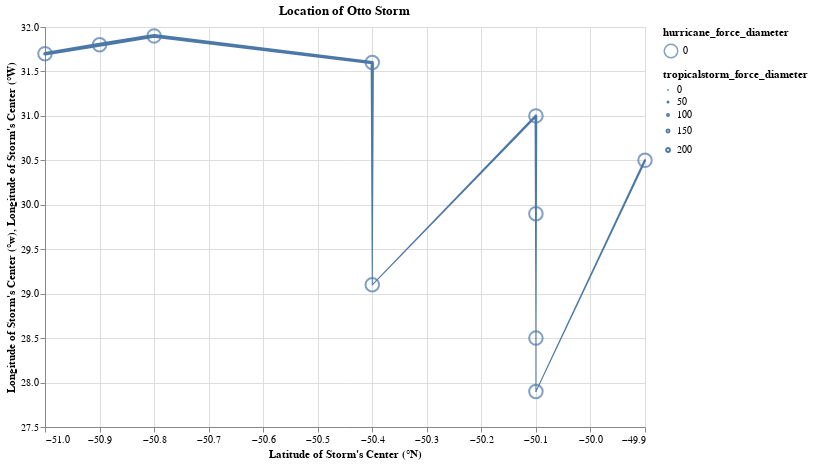

The notebook cell this image was saved under:
### Markdown cell above
## E.

### Code cell
select_year = alt.selection_single(
    name='select', fields=['year'], init={'year': 2004},
    bind=alt.binding_range(min=2004, max=2016, step=6)
)
alt.layer(
    alt.Chart(otto_storm).mark_point(filled=False).encode(
        alt.X('long:Q', axis=alt.Axis(title= "Latitude of Storm's Center (°N)"), scale=alt.Scale(zero=False)),
        alt.Y('lat:Q', axis=alt.Axis(title="Longitude of Storm's Center (°w)"), scale=alt.Scale(zero=False)),
        alt.Size('hurricane_force_diameter:O')),
alt.Chart(otto_storm).mark_trail(point=True).encode(
    alt.X('long:Q', sort=None, axis=alt.Axis(title= "Latitude of Storm's Center (°N)"), scale=alt.Scale(zero=False)),
    alt.Y('lat:Q', sort=None, axis=alt.Axis(title="Longitude of Storm's Center (°W)"), scale=alt.Scale(zero=False)),
    #alt.Order('day', sort='ascending'),
    alt.Size('tropicalstorm_force_diameter:Q')
)).properties(title='Location of Otto Storm', width=600, height=400).add_selection(select_year).transform_filter(select_year)

### Figure 1 — Vega-Lite specification as saved in the notebook (floating-point values rounded to 4 significant figures)
{"config": {"view": {"continuousWidth": 400, "continuousHeight": 300}}, "layer": [{"mark": {"type": "point", "filled": false}, "encoding": {"size": {"field": "hurricane_force_diameter", "type": "ordinal"}, "x": {"axis": {"title": "Latitude of Storm's Center (°N)"}, "field": "long", "scale": {"zero": false}, "type": "quantitative"}, "y": {"axis": {"title": "Longitude of Storm's Center (°w)"}, "field": "lat", "scale": {"zero": false}, "type": "quantitative"}}, "selection": {"select": {"type": "single", "fields": ["year"], "init": {"year": 2004}, "bind": {"input": "range", "max": 2016, "min": 2004, "step": 6}}}}, {"mark": {"type": "trail", "point": true}, "encoding": {"size": {"field": "tropicalstorm_force_diameter", "type": "quantitative"}, "x": {"axis": {"title": "Latitude of Storm's Center (°N)"}, "field": "long", "scale": {"zero": false}, "sort": null, "type": "quantitative"}, "y": {"axis": {"title": "Longitude of Storm's Center (°W)"}, "field": "lat", "scale": {"zero": false}, "sort": null, "type": "quantitative"}}}], "data": {"name": "data-b49c3e35ede9d9c0d3998d8fc87ad5eb"}, "height": 400, "title": "Location of Otto Storm", "transform": [{"filter": {"selection": "select"}}], "width": 600, "$schema": "https://vega.github.io/schema/vega-lite/v4.17.0.json", "datasets": {"data-b49c3e35ede9d9c0d3998d8fc87ad5eb": [{"Unnamed: 0": 6853, "name": "Otto", "year": 2004, "month": 11, "day": 30, "hour": 18, "lat": 31.7, "long": -51.0, "status": "tropical storm", "category": 0, "wind": 40, "pressure": 997, "tropicalstorm_force_diameter": 175.0, "hurricane_force_diameter": 0.0}, {"Unnamed: 0": 6854, "name": "Otto", "year": 2004, "month": 12, "day": 1, "hour": 0, "lat": 31.8, "long": -50.9, "status": "tropical storm", "category": 0, "wind": 40, "pressure": 997, "tropicalstorm_force_diameter": 210.0, "hurricane_force_diameter": 0.0}, {"Unnamed: 0": 6855, "name": "Otto", "year": 2004, "month": 12, "day": 1, "hour": 6, "lat": 31.9, "long": -50.8, "status": "tropical storm", "category": 0, "wind": 40, "pressure": 997, "tropicalstorm_force_diameter": 210.0, "hurricane_force_diameter": 0.0}, {"Unnamed: 0": 6856, "name": "Otto", "year": 2004, "month": 12, "day": 1, "hour": 12, "lat": 31.6, "long": -50.4, "status": "tropical storm", "category": 0, "wind": 40, "pressure": 997, "tropicalstorm_force_diameter": 160.0, "hurricane_force_diameter": 0.0}, {"Unnamed: 0": 6857, "name": "Otto", "year": 2004, "month": 12, "day": 1, "hour": 18, "lat": 31.0, "long": -50.1, "status": "tropical storm", "category": 0, "wind": 35, "pressure": 997, "tropicalstorm_force_diameter": 120.0, "hurricane_force_diameter": 0.0}, {"Unnamed: 0": 6858, "name": "Otto", "year": 2004, "month": 12, "day": 2, "hour": 0, "lat": 30.5, "long": -49.9, "status": "tropical storm", "category": 0, "wind": 35, "pressure": 997, "tropicalstorm_force_diameter": 90.0, "hurricane_force_diameter": 0.0}, {"Unnamed: 0": 6859, "name": "Otto", "year": 2004, "month": 12, "day": 2, "hour": 6, "lat": 29.9, "long": -50.1, "status": "tropical storm", "category": 0, "wind": 35, "pressure": 996, "tropicalstorm_force_diameter": 65.0, "hurricane_force_diameter": 0.0}, {"Unnamed: 0": 6860, "name": "Otto", "year": 2004, "month": 12, "day": 2, "hour": 12, "lat": 29.1, "long": -50.4, "status": "tropical depression", "category": -1, "wind": 30, "pressure": 995, "tropicalstorm_force_diameter": 0.0, "hurricane_force_diameter": 0.0}, {"Unnamed: 0": 6861, "name": "Otto", "year": 2004, "month": 12, "day": 2, "hour": 18, "lat": 28.5, "long": -50.1, "status": "tropical depression", "category": -1, "wind": 30, "pressure": 996, "tropicalstorm_force_diameter": 0.0, "hurricane_force_diameter": 0.0}, {"Unnamed: 0": 6862, "name": "Otto", "year": 2004, "month": 12, "day": 3, "hour": 0, "lat": 27.9, "long": -50.1, "status": "tropical depression", "category": -1, "wind": 30, "pressure": 997, "tropicalstorm_force_diameter": 0.0, "hurricane_force_diameter": 0.0}, {"Unnamed: 0": 8550, "name": "Otto", "year": 2010, "month": 10, "day": 7, "hour": 12, "lat": 23.6, "long": -68.3, "status": "tropical storm", "category": 0, "wind": 45, "pressure": 994, "tropicalstorm_force_diameter": 180.0, "hurricane_force_diameter": 0.0}, {"Unnamed: 0": 8551, "name": "Otto", "year": 2010, "month": 10, "day": 7, "hour": 18, "lat": 23.8, "long": -67.8, "status": "tropical storm", "category": 0, "wind": 50, "pressure": 992, "tropicalstorm_force_diameter": 180.0, "hurricane_force_diameter": 0.0}, {"Unnamed: 0": 8552, "name": "Otto", "year": 2010, "month": 10, "day": 8, "hour": 0, "lat": 24.0, "long": -67.0, "status": "tropical storm", "category": 0, "wind": 55, "pressure": 989, "tropicalstorm_force_diameter": 210.0, "hurricane_force_diameter": 0.0}, {"Unnamed: 0": 8553, "name": "Otto", "year": 2010, "month": 10, "day": 8, "hour": 6, "lat": 24.4, "long": -66.1, "status": "tropical storm", "category": 0, "wind": 60, "pressure": 986, "tropicalstorm_force_diameter": 210.0, "hurricane_force_diameter": 0.0}, {"Unnamed: 0": 8554, "name": "Otto", "year": 2010, "month": 10, "day": 8, "hour": 12, "lat": 25.2, "long": -64.8, "status": "hurricane", "category": 1, "wind": 65, "pressure": 983, "tropicalstorm_force_diameter": 230.0, "hurricane_force_diameter": 35.0}, {"Unnamed: 0": 8555, "name": "Otto", "year": 2010, "month": 10, "day": 8, "hour": 18, "lat": 26.2, "long": -63.3, "status": "hurricane", "category": 1, "wind": 70, "pressure": 980, "tropicalstorm_force_diameter": 230.0, "hurricane_force_diameter": 35.0}, {"Unnamed: 0": 8556, "name": "Otto", "year": 2010, "month": 10, "day": 9, "hour": 0, "lat": 27.2, "long": -61.7, "status": "hurricane", "category": 1, "wind": 75, "pressure": 976, "tropicalstorm_force_diameter": 260.0, "hurricane_force_diameter": 35.0}, {"Unnamed: 0": 8557, "name": "Otto", "year": 2010, "month": 10, "day": 9, "hour": 6, "lat": 28.5, "long": -59.7, "status": "hurricane", "category": 1, "wind": 75, "pressure": 978, "tropicalstorm_force_diameter": 260.0, "hurricane_force_diameter": 40.0}, {"Unnamed: 0": 8558, "name": "Otto", "year": 2010, "month": 10, "day": 9, "hour": 12, "lat": 30.0, "long": -57.3, "status": "hurricane", "category": 1, "wind": 70, "pressure": 981, "tropicalstorm_force_diameter": 260.0, "hurricane_force_diameter": 40.0}, {"Unnamed: 0": 8559, "name": "Otto", "year": 2010, "month": 10, "day": 9, "hour": 18, "lat": 31.4, "long": -54.3, "status": "hurricane", "category": 1, "wind": 65, "pressure": 985, "tropicalstorm_force_diameter": 260.0, "hurricane_force_diameter": 40.0}, {"Unnamed: 0": 8560, "name": "Otto", "year": 2010, "month": 10, "day": 10, "hour": 0, "lat": 32.7, "long": -50.9, "status": "tropical storm", "category": 0, "wind": 60, "pressure": 988, "tropicalstorm_force_diameter": 260.0, "hurricane_force_diameter": 0.0}, {"Unnamed: 0": 10362, "name": "Otto", "year": 2016, "month": 11, "day": 20, "hour": 18, "lat": 11.1, "long": -79.7, "status": "tropical depression", "category": -1, "wind": 30, "pressure": 1002, "tropicalstorm_force_diameter": 0.0, "hurricane_force_diameter": 0.0}, {"Unnamed: 0": 10363, "name": "Otto", "year": 2016, "month": 11, "day": 21, "hour": 0, "lat": 11.3, "long": -79.4, "status": "tropical depression", "category": -1, "wind": 30, "pressure": 1002, "tropicalstorm_force_diameter": 0.0, "hurricane_force_diameter": 0.0}, {"Unnamed: 0": 10364, "name": "Otto", "year": 2016, "month": 11, "day": 21, "hour": 6, "lat": 11.3, "long": -79.3, "status": "tropical storm", "category": 0, "wind": 35, "pressure": 1002, "tropicalstorm_force_diameter": 50.0, "hurricane_force_diameter": 0.0}, {"Unnamed: 0": 10365, "name": "Otto", "year": 2016, "month": 11, "day": 21, "hour": 12, "lat": 11.3, "long": -79.2, "status": "tropical storm", "category": 0, "wind": 40, "pressure": 1001, "tropicalstorm_force_diameter": 60.0, "hurricane_force_diameter": 0.0}, {"Unnamed: 0": 10366, "name": "Otto", "year": 2016, "month": 11, "day": 21, "hour": 18, "lat": 11.1, "long": -79.1, "status": "tropical storm", "category": 0, "wind": 45, "pressure": 1000, "tropicalstorm_force_diameter": 60.0, "hurricane_force_diameter": 0.0}, {"Unnamed: 0": 10367, "name": "Otto", "year": 2016, "month": 11, "day": 22, "hour": 0, "lat": 10.8, "long": -79.1, "status": "tropical storm", "category": 0, "wind": 50, "pressure": 998, "tropicalstorm_force_diameter": 60.0, "hurricane_force_diameter": 0.0}, {"Unnamed: 0": 10368, "name": "Otto", "year": 2016, "month": 11, "day": 22, "hour": 6, "lat": 10.6, "long": -79.1, "status": "tropical storm", "category": 0, "wind": 55, "pressure": 992, "tropicalstorm_force_diameter": 100.0, "hurricane_force_diameter": 0.0}, {"Unnamed: 0": 10369, "name": "Otto", "year": 2016, "month": 11, "day": 22, "hour": 12, "lat": 10.4, "long": -79.2, "status": "tropical storm", "category": 0, "wind": 60, "pressure": 986, "tropicalstorm_force_diameter": 100.0, "hurricane_force_diameter": 0.0}, {"Unnamed: 0": 10370, "name": "Otto", "year": 2016, "month": 11, "day": 22, "hour": 18, "lat": 10.5, "long": -79.4, "status": "tropical storm", "category": 0, "wind": 60, "pressure": 986, "tropicalstorm_force_diameter": 100.0, "hurricane_force_diameter": 0.0}, {"Unnamed: 0": 10371, "name": "Otto", "year": 2016, "month": 11, "day": 23, "hour": 0, "lat": 10.6, "long": -79.6, "status": "tropical storm", "category": 0, "wind": 60, "pressure": 987, "tropicalstorm_force_diameter": 100.0, "hurricane_force_diameter": 0.0}, {"Unnamed: 0": 10372, "name": "Otto", "year": 2016, "month": 11, "day": 23, "hour": 6, "lat": 10.8, "long": -80.0, "status": "tropical storm", "category": 0, "wind": 60, "pressure": 991, "tropicalstorm_force_diameter": 100.0, "hurricane_force_diameter": 0.0}, {"Unnamed: 0": 10373, "name": "Otto", "year": 2016, "month": 11, "day": 23, "hour": 12, "lat": 11.0, "long": -80.4, "status": "tropical storm", "category": 0, "wind": 60, "pressure": 994, "tropicalstorm_force_diameter": 100.0, "hurricane_force_diameter": 0.0}, {"Unnamed: 0": 10374, "name": "Otto", "year": 2016, "month": 11, "day": 23, "hour": 18, "lat": 11.2, "long": -81.1, "status": "hurricane", "category": 1, "wind": 65, "pressure": 990, "tropicalstorm_force_diameter": 100.0, "hurricane_force_diameter": 20.0}, {"Unnamed: 0": 10375, "name": "Otto", "year": 2016, "month": 11, "day": 24, "hour": 0, "lat": 11.2, "long": -81.8, "status": "hurricane", "category": 1, "wind": 80, "pressure": 980, "tropicalstorm_force_diameter": 100.0, "hurricane_force_diameter": 20.0}, {"Unnamed: 0": 10376, "name": "Otto", "year": 2016, "month": 11, "day": 24, "hour": 6, "lat": 11.1, "long": -82.4, "status": "hurricane", "category": 2, "wind": 90, "pressure": 978, "tropicalstorm_force_diameter": 100.0, "hurricane_force_diameter": 30.0}, {"Unnamed: 0": 10377, "name": "Otto", "year": 2016, "month": 11, "day": 24, "hour": 12, "lat": 11.0, "long": -83.0, "status": "hurricane", "category": 3, "wind": 100, "pressure": 975, "tropicalstorm_force_diameter": 100.0, "hurricane_force_diameter": 30.0}, {"Unnamed: 0": 10378, "name": "Otto", "year": 2016, "month": 11, "day": 24, "hour": 17, "lat": 11.0, "long": -83.8, "status": "hurricane", "category": 3, "wind": 100, "pressure": 975, "tropicalstorm_force_diameter": 100.0, "hurricane_force_diameter": 30.0}, {"Unnamed: 0": 10379, "name": "Otto", "year": 2016, "month": 11, "day": 24, "hour": 18, "lat": 11.0, "long": -83.9, "status": "hurricane", "category": 2, "wind": 95, "pressure": 978, "tropicalstorm_force_diameter": 100.0, "hurricane_force_diameter": 30.0}, {"Unnamed: 0": 10380, "name": "Otto", "year": 2016, "month": 11, "day": 25, "hour": 0, "lat": 10.9, "long": -84.9, "status": "hurricane", "category": 1, "wind": 65, "pressure": 992, "tropicalstorm_force_diameter": 90.0, "hurricane_force_diameter": 10.0}, {"Unnamed: 0": 10381, "name": "Otto", "year": 2016, "month": 11, "day": 25, "hour": 3, "lat": 10.7, "long": -85.6, "status": "tropical storm", "category": 0, "wind": 60, "pressure": 993, "tropicalstorm_force_diameter": 90.0, "hurricane_force_diameter": 0.0}, {"Unnamed: 0": 10382, "name": "Otto", "year": 2016, "month": 11, "day": 25, "hour": 6, "lat": 10.6, "long": -86.2, "status": "tropical storm", "category": 0, "wind": 60, "pressure": 994, "tropicalstorm_force_diameter": 80.0, "hurricane_force_diameter": 0.0}, {"Unnamed: 0": 10383, "name": "Otto", "year": 2016, "month": 11, "day": 25, "hour": 12, "lat": 10.3, "long": -87.5, "status": "tropical storm", "category": 0, "wind": 55, "pressure": 995, "tropicalstorm_force_diameter": 80.0, "hurricane_force_diameter": 0.0}, {"Unnamed: 0": 10384, "name": "Otto", "year": 2016, "month": 11, "day": 25, "hour": 18, "lat": 10.0, "long": -88.8, "status": "tropical storm", "category": 0, "wind": 50, "pressure": 997, "tropicalstorm_force_diameter": 80.0, "hurricane_force_diameter": 0.0}, {"Unnamed: 0": 10385, "name": "Otto", "year": 2016, "month": 11, "day": 26, "hour": 0, "lat": 9.7, "long": -90.2, "status": "tropical storm", "category": 0, "wind": 45, "pressure": 1000, "tropicalstorm_force_diameter": 80.0, "hurricane_force_diameter": 0.0}, {"Unnamed: 0": 10386, "name": "Otto", "year": 2016, "month": 11, "day": 26, "hour": 6, "lat": 9.4, "long": -91.7, "status": "tropical storm", "category": 0, "wind": 40, "pressure": 1003, "tropicalstorm_force_diameter": 80.0, "hurricane_force_diameter": 0.0}, {"Unnamed: 0": 10387, "name": "Otto", "year": 2016, "month": 11, "day": 26, "hour": 12, "lat": 9.1, "long": -93.3, "status": "tropical depression", "category": -1, "wind": 30, "pressure": 1005, "tropicalstorm_force_diameter": 0.0, "hurricane_force_diameter": 0.0}]}}
